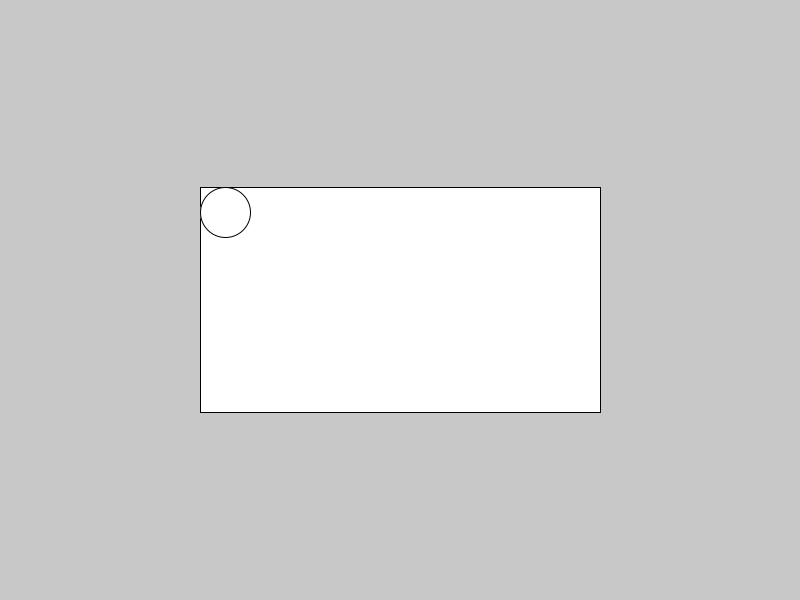
Frame 1 (no input)
Frame 60 (the mouse pressed at the canvas centre just before this capture): identical to frame 1, image omitted
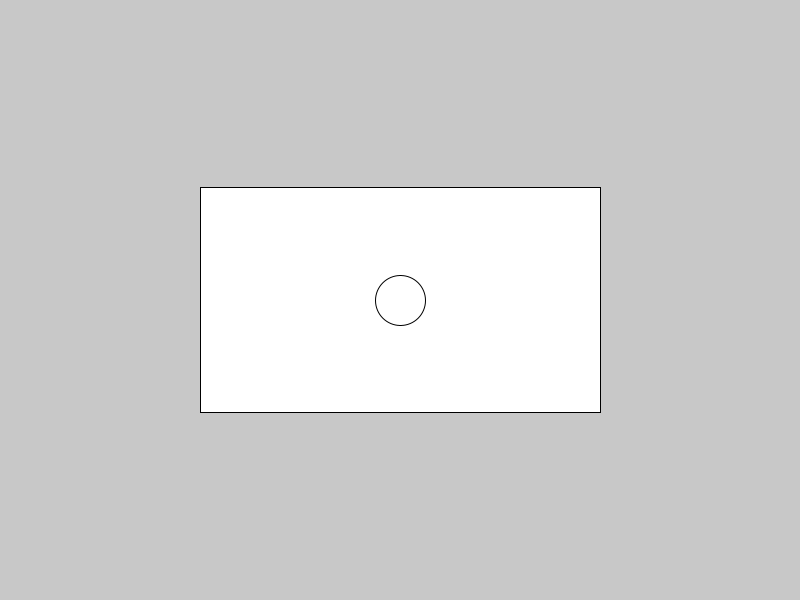
Frame 120 (the mouse held since frame 60 and released just before this capture)

The Processing sketch that drew these frames (run headless with seeded random() and noise(); from frame 60 on, the mouse is pressed at the canvas centre):

// Processing sketch: sketch_06_mapeamento
// ── sketch_06_mapeamento.pde
void setup() {
  size(800, 600);
}

void draw() {
  background(200);
  o_programa(width,height,mouseX,mouseY);
}

void o_programa(float x, float y, float x1, float y1) {
  rectMode(CENTER);
  float largura=x/2;
  float altura=largura*9/16;
  rect(x/2, y/2, largura, altura);
  float novo_x = map(x1, 0, x, x/4+25, 3*x/4-25);
  float novo_y = map(y1, 0, y, (y/2 - altura/2)+25, (y/2 + altura/2)-25);
  ellipse(novo_x, novo_y, 50, 50);
}
